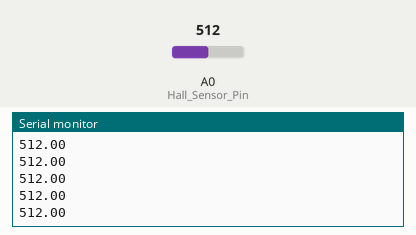
A sketch run on a simulated Arduino Uno, built with avr-gcc and run on an emulated ATmega328P. Shown: the last lines printed to the serial monitor. Inputs (shaded band) come from the test bench; at power-on: A0 (Hall_Sensor_Pin) = 512.

Above: at 1.2 s.
1.3 s: A0 (Hall_Sensor_Pin) set to 716
At 1.33 s:
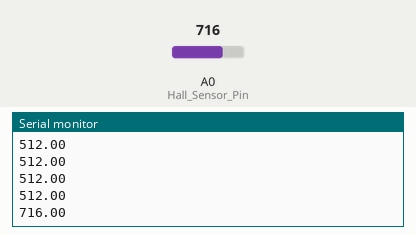
2.8 s: A0 (Hall_Sensor_Pin) set to 900
At 2.8 s:
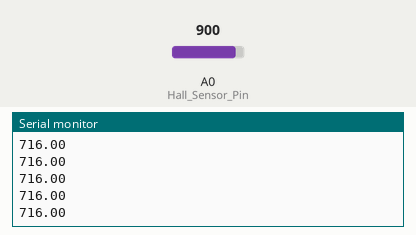
Timing chart, 0 to 5.8 s (numbered marks = the images above; inputs shaded):
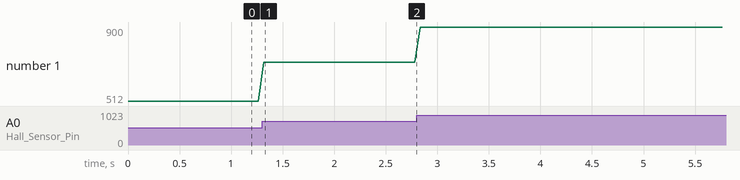

The sketch:

TU_Capteur_doigts_hall.ino
```cpp
/*
TU Capeur sensoriel main droite

Pouce : A14
Index : A13
Majeur: A12
Annu  : A11
Auri  : A10
*/

#define Hall_Sensor_Pin A0

void setup() {
  pinMode(Hall_Sensor_Pin,INPUT);
  Serial.begin(9600);
}

void loop() {
  float voltage;
  voltage = analogRead(Hall_Sensor_Pin);
  Serial.println(abs(voltage));
  delay(50);
}
```

Measured:
- after the input at 1.3 s, the serial monitor: prints a new line at once (image 1)
- plotted number 1: 512 → 716 after the input at 1.3 s, 716 → 900 after the input at 2.8 s
